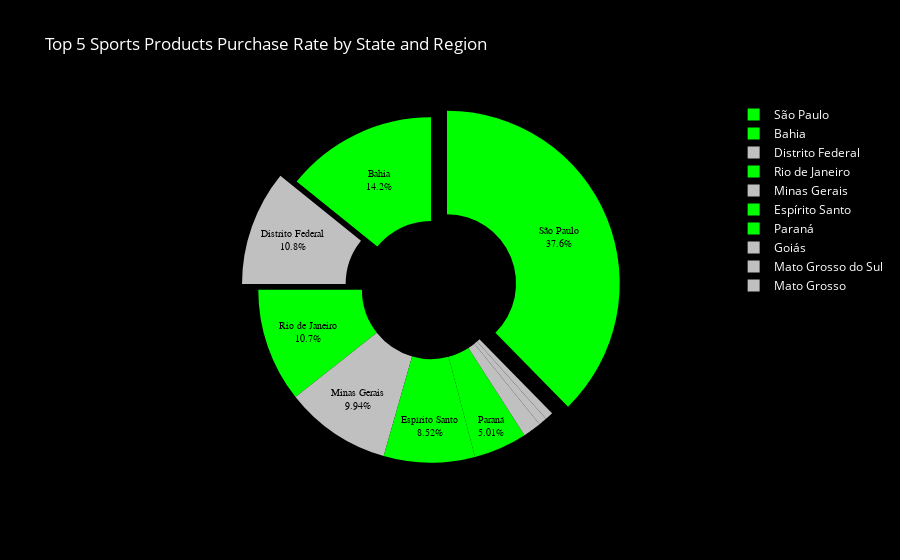

Here is the notebook cell this chart was saved with:
### Code cell
# 도넛 차트2 생성

import plotly.graph_objects as go


fig = go.Figure(data=[go.Pie(
    labels=top_5_regions['customer_state'],
    values=top_5_regions['purchase_rate'],
    hole=0.4,
    marker=dict(
        colors=top_5_regions['region'].map({'coastal': 'lime', 'inland': 'silver'})
    ),
    textinfo='percent+label',
    pull=[0.1 if i % 5 == 0 else 0 for i in range(len(top_5_regions))],  # 데이터 간격 벌리기
    textfont=dict(size=10, color='rgba(0,0,0,10)', family='Arial')
)])


# 다크 모드 적용
fig.update_layout(
    paper_bgcolor='black',  # 전체 배경색
    plot_bgcolor='black',   # 데이터 영역 배경색
    font_color='white',     # 텍스트 색상
    title='Donut Chart in Dark Mode')

fig.update_layout(
    title='Top 5 Sports Products Purchase Rate by State and Region',
    showlegend=True
)

fig.show()

### Figure 1 — Plotly figure (JSON) as saved in the notebook; plotly's stock layout.template omitted (floating-point values rounded to 4 significant figures)
{"data": [{"hole": 0.4, "labels": ["São Paulo", "Bahia", "Rio de Janeiro", "Espírito Santo", "Paraná", "Distrito Federal", "Minas Gerais", "Goiás", "Mato Grosso do Sul", "Mato Grosso"], "marker": {"colors": ["lime", "lime", "lime", "lime", "lime", "silver", "silver", "silver", "silver", "silver"]}, "pull": [0.1, 0, 0, 0, 0, 0.1, 0, 0, 0, 0], "textfont": {"color": "rgba(0,0,0,10)", "family": "Arial", "size": 10}, "textinfo": "percent+label", "type": "pie", "values": [8.398, 3.165, 2.382, 1.901, 1.117, 2.407, 2.218, 0.3817, 0.1733, 0.171]}], "layout": {"font": {"color": "white"}, "paper_bgcolor": "black", "plot_bgcolor": "black", "showlegend": true, "title": {"text": "Top 5 Sports Products Purchase Rate by State and Region"}}}
